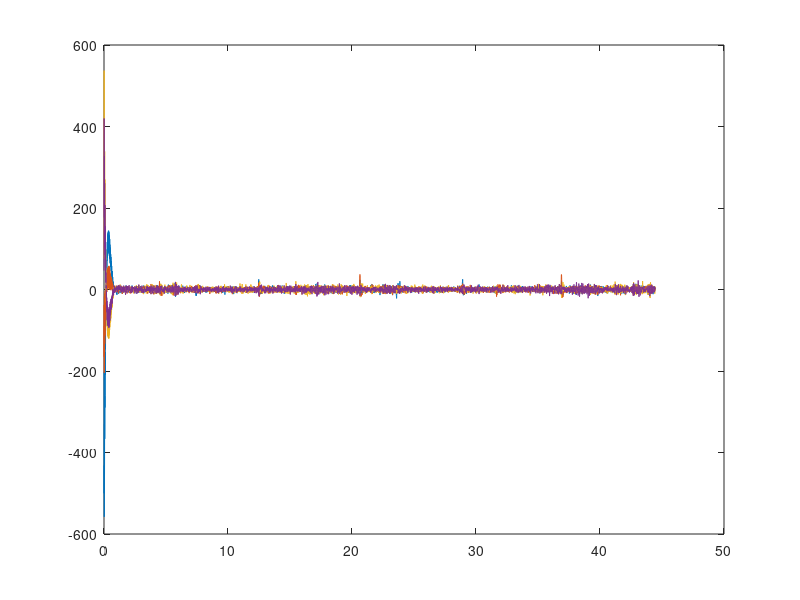
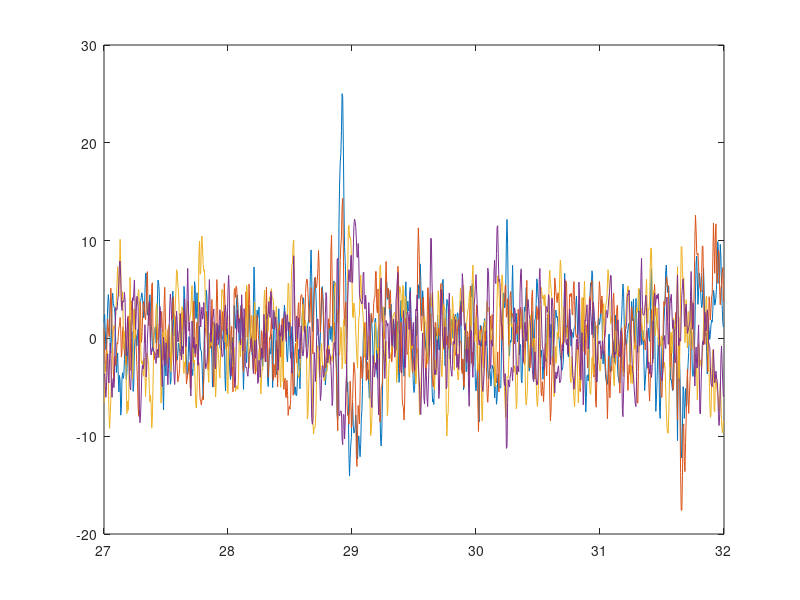
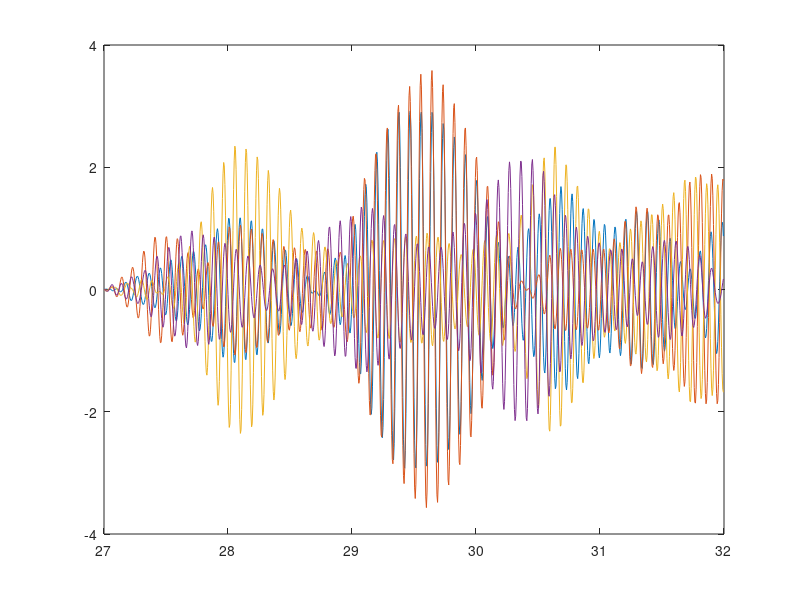
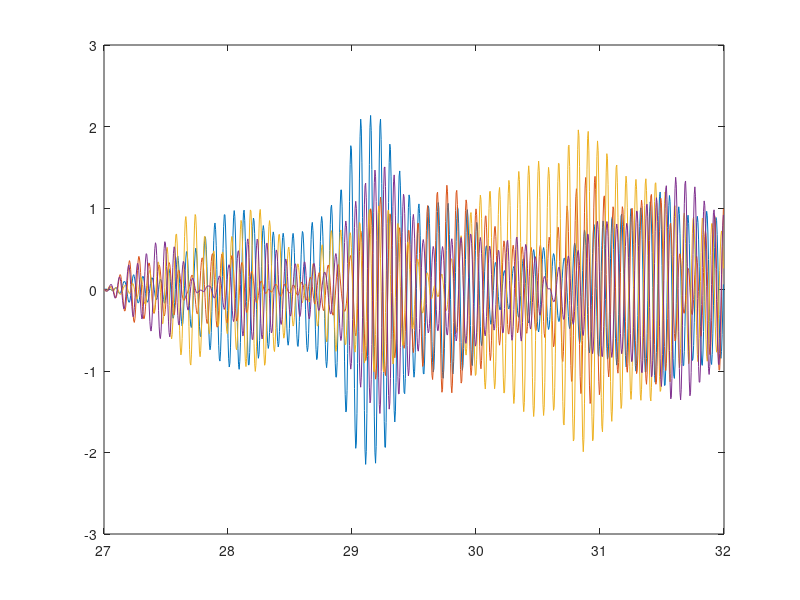

MATLAB code to generate these figures, in order:

close all;
clear;
clc;

% static
fs = 200;
[b,a] = butter(2,[49 51]/(fs/2), 'stop');           % Notch
[h,g] = butter(2,[1 50]/(fs/2), 'bandpass');   % Filter awal 1-50 Hz
[d,c] = butter(2,[10.5 11.5]/(fs/2), 'bandpass');   % Merah - 11 Hz
[f,e] = butter(2,[12.5 13.5]/(fs/2), 'bandpass');   % Biru  - 13 Hz

% durasi
durasiAwal = 27;
durasiAkhir = 32;
chAwal = 1;
chAkhir = 4;
%% [Awal Akhir,...]
% Jeda = [0 3, 8 11, 16 19, 24 27, 32 35, 40 43]
% Merah = [3 8, 19 24, 35 40]
% Biru  = [11 16, 27 32, 43 48]


dataRaw = load('subjek2b_2.txt');

for j=chAwal:chAkhir
    data(:,j)=dataRaw(600:length(dataRaw),j); % potong data jeda di awal
end

for j=chAwal:chAkhir
    dataN(:,j)=filter(b,a,data(:,j)); % dataN = data Notched
end

% ----------------------------
for j=chAwal:chAkhir
    dataN(:,j)=filter(h,g,dataN(:,j)); % dataN = data Notched + BP 1 - 50 Hz
end

% for j=chAwal:chAkhir
% 	pN = dataN(:,j) - min(dataN(:,j)); % Normalisasi
% 	pN = pN ./ max(pN(:));
% 	dataN(:,j) = pN;
% end

% -----------------------------
t = [0:length(data)-1]/fs;
figure; plot(t, dataN);

awal = durasiAwal*fs+1;
akhir = durasiAkhir*fs;

dataP = dataN(awal:akhir,:); % dataP = data Potong
tP = [0:length(dataP)-1]/fs; % tP = time Potong
tP = tP+durasiAwal; % Menyesuaikan letak potongan data
for j=chAwal:chAkhir
    dataM(:,j)=filter(d,c,dataP(:,j));
    dataB(:,j)=filter(f,e,dataP(:,j));
end

% Figure Time Domain
figure; plot(tP, dataP);
figure; plot(tP, dataM);
figure; plot(tP, dataB);

% FFT

AkP = abs(fft(dataP))/length(dataP);
kP = 0:1:length(dataP)-1;
fP = kP*fs/length(dataP);

AkM = abs(fft(dataM))/length(dataM);
kM = 0:1:length(dataM)-1;
fM = kM*fs/length(dataM);

AkB = abs(fft(dataB))/length(dataB);
kB = 0:1:length(dataB)-1;
fB = kB*fs/length(dataB);

% Figure Frequency Domain
figure; plot(fP, AkP); xlim([1 50]);
% figure; plot(fM, AkM); xlim([10 14]);% title({'Frequency Domain';'Fokus Merah(3-8s)';'BP : 10.5-11.5 Hz'});
% figure; plot(fB, AkB); xlim([10 14]);% title({'Frequency Domain';'Fokus Merah(3-8s)';'BP : 12.5-13.5 Hz'});



% % PSD - Mudin
% %% datatemp = data
% Pxx = abs(fft(datatemp)).^2/length(datatemp)/fs;
% Hspd = dspdata.psd(Pxx(1:length(Pxx)/2), 'Fs',fs);

% %rata-rata PSD
% rataPSD{j,i} = avgpower(Hpsd);